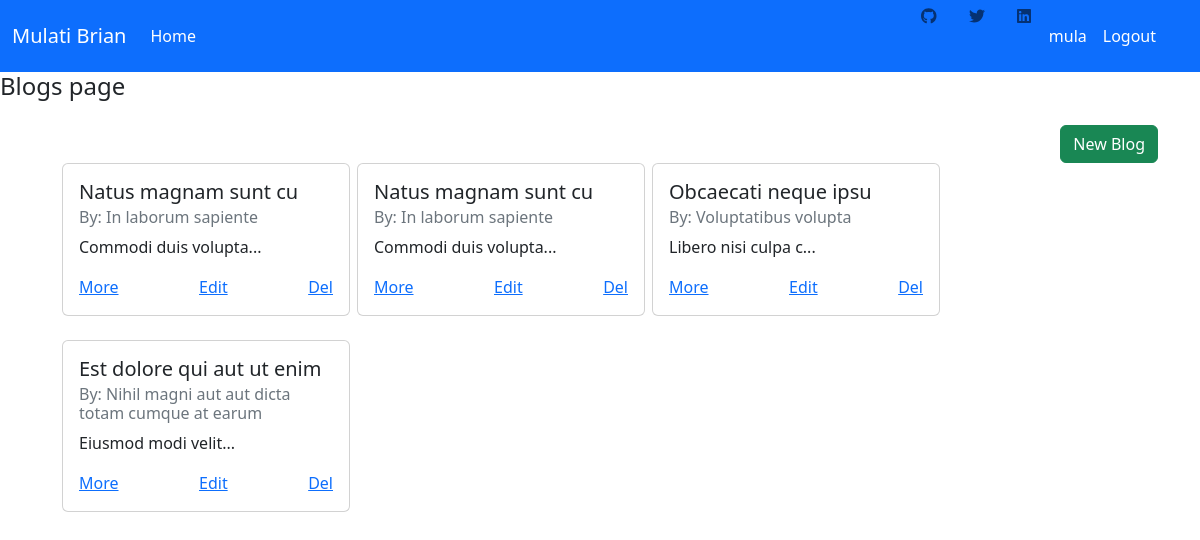
/blogs (signed in), run on an earlier commit of the app's database.
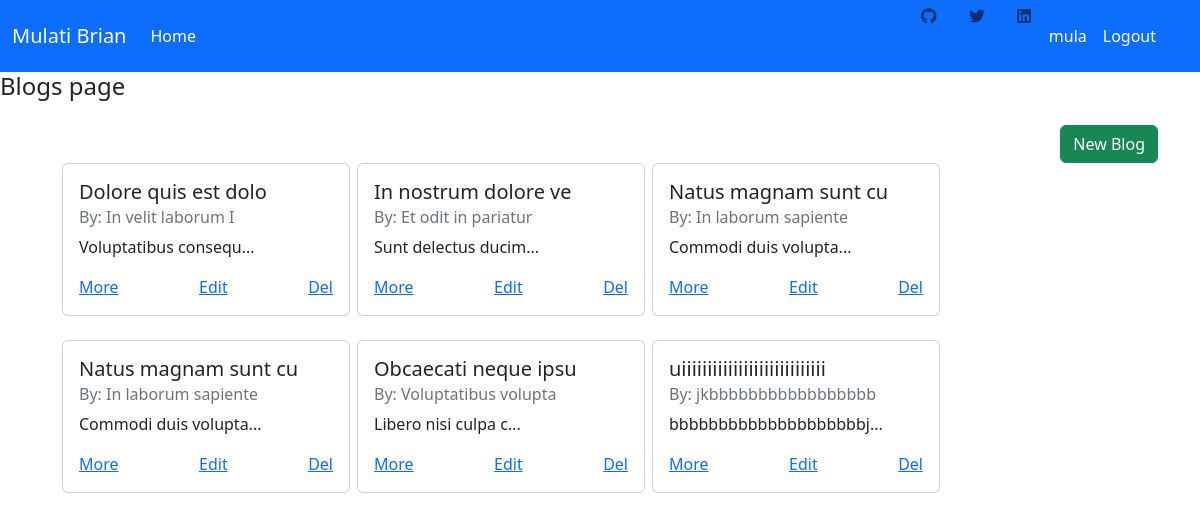
And on a later commit of the database.
### home/models.py (models this page shows, shortened)
class Profile(models.Model):
    title=models.CharField(max_length=50)
    author=models.CharField(max_length=50)
    body=models.TextField()
    def trimbody(self):
        return self.body[:50]+"..."

### home/views.py (the view)
# urls.py: path('blogs',BlogView.as_view(),name='blogs'),
class BlogView(LoginRequiredMixin, ListView):
    model=Profile
    template_name='blogs.html'
    login_url="accounts/login"
    redirect_field_name='login'
    def get_queryset(self,*args,**kwargs):
        qs=super().get_queryset(*args,**kwargs)
        qs=qs.order_by("-id")
        return qs

### home/templates/blogs.html (shortened to what this page needs)
{% extends 'main.html'%} {% block content%}
<h4>Blogs page</h4>
<div class="container">
  <div class="d-flex justify-content-sm-end justify-content-md-end">
    <a href="{%url 'newblog'%}" class="btn btn-success mt-3">New Blog</a>
  </div>
  <div class="container-fluid">
    <div class="row">
      {% for blog in object_list %}
      <div class="col-sm-12 col-md-3 mx-2 mb-4">
        <div class="card" style="width: 18rem">
          <div class="card-body">
            <h5 class="card-title">{{blog.title}}</h5>
            <h6 class="card-subtitle mb-2 text-muted">By: {{blog.author}}</h6>
            <p class="card-text">{{blog.trimbody}}</p>
            <div class="d-flex justify-content-between">
              <a href="{% url 'blogdetails' blog.pk %}" class="card-link"
                >More</a
              >
              <a href="{% url 'blogupdate' blog.pk %}" class="card-link"
                >Edit</a
              >
              <a href="{% url 'deleteblog' blog.pk %}" class="card-link"
                >Del</a
              >
            </div>
          </div>
        </div>
      </div>
      {% endfor %}
    </div>
  </div>
</div>
{% endblock%}

### home/templates/main.html (shortened to what this page needs)
{% load static%}
<html lang="en">
  <head>
    <link
      href="https://cdn.jsdelivr.net/npm/bootstrap@5.2.3/dist/css/bootstrap.min.css"
      rel="stylesheet"
    />
    <link href="{% static 'fontawesome_free/css/all.min.css' %}" rel="stylesheet" type="text/css">
    <link href="{% static 'fontawesomefree/css/fontawesome.css' %}" rel="stylesheet" type="text/css">
    <link href="{% static 'fontawesomefree/css/brands.css' %}" rel="stylesheet" type="text/css">
    <link href="{% static 'fontawesomefree/css/solid.css' %}" rel="stylesheet" type="text/css">
    <link rel="stylesheet" href="{% static 'css/styles.css'%}">
  </head>
  <body>
    {% include 'navbar.html'%}
    {% block content%}
    {% endblock%}
  </body>
</html>

### home/templates/navbar.html (shortened to what this page needs)
<nav class="navbar navbar-expand-lg bg-primary">
    <div class="container-fluid">
      <a class="navbar-brand text-white" href="#">Mulati Brian</a>
      <div class="collapse navbar-collapse" id="navbarText">
        <ul class="navbar-nav me-auto mb-2 mb-lg-0">
          <li class="nav-item">
            <a class="nav-link active text-white" aria-current="page" href="#">Home</a>
          </li>
        </ul>
       <div class="d-flex items-center justify-content-between">
        <div class="mx-3 hover-overlay">
          <span class="navbar-text"><i class="fa-brands fa-github"></i>
          </span>
       </div>
       <div class="mx-3 hover-overlay">
         <span class="navbar-text"><i class="fa-brands fa-twitter"></i>
      </div>
      <div class="mx-3 hover-overlay">
       <span class="navbar-text"><i class="fa-brands fa-linkedin"></i>
       </span>
       {% if user.is_authenticated %}
        <div class="d-flex mx-3">
          <p class="text-white mx-3"> {{user.username}}</p>
          <a href="{% url 'logout'%}" class="nav-link text-white" >Logout</a>
        </div>
       {% else%}
       <div class="mx-3 hover-overlay">
        <a href="{% url 'login' %}" class="nav-link text-white">Login</a>
      </div>
       {% endif %}
       </div>
     </div>
      </div>
    </div>
  </nav>

What changed in the data, as far as the page shows it:
removed Profile: title "Est dolore qui aut ut enim", author "Nihil magni aut aut dicta totam cumque at earum", trimbody "Eiusmod modi velit..."
added Profile: title "Dolore quis est dolo", author "In velit laborum I", trimbody "Voluptatibus consequ..."
added Profile: title "In nostrum dolore ve", author "Et odit in pariatur", trimbody "Sunt delectus ducim..."
added Profile: title "uiiiiiiiiiiiiiiiiiiiiiiiiiiii", author "jkbbbbbbbbbbbbbbbbb", trimbody "bbbbbbbbbbbbbbbbbbbbj..."
